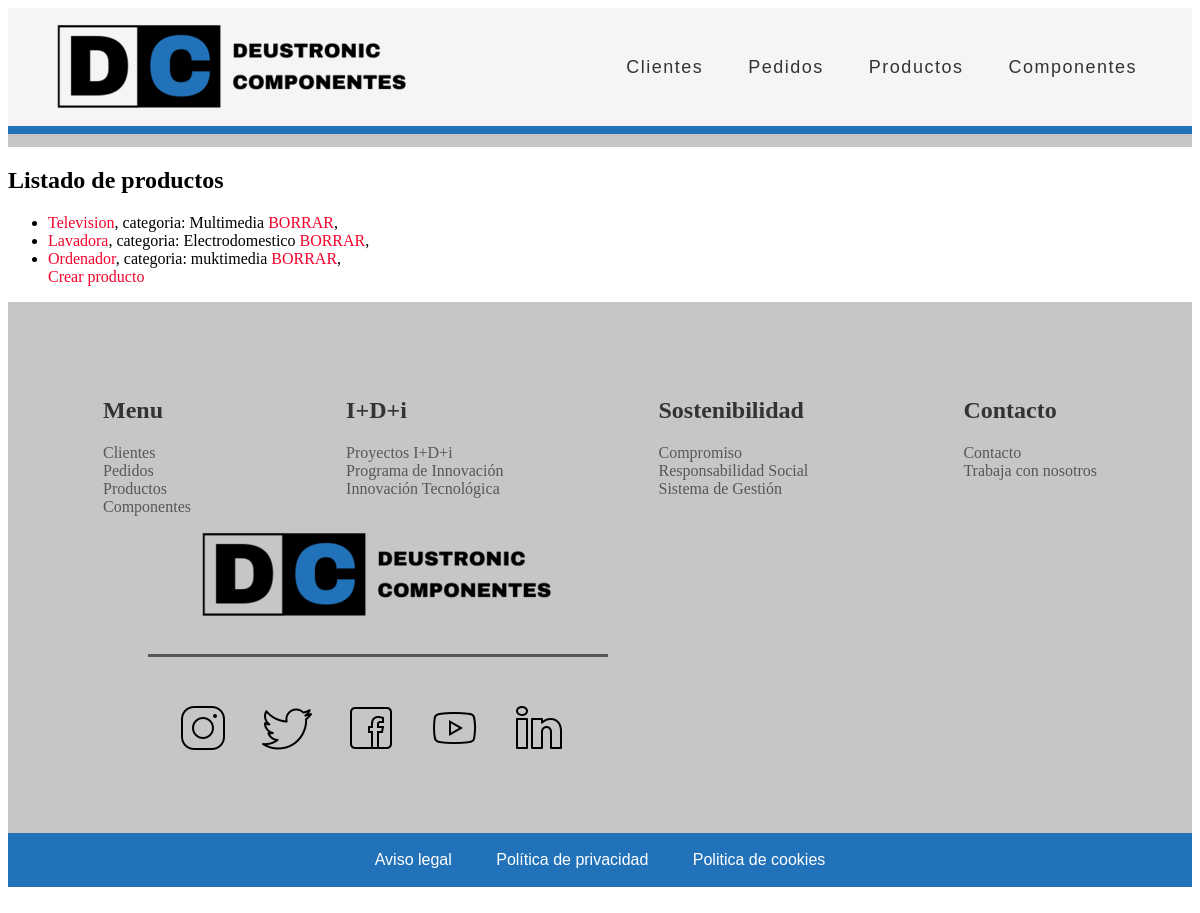
The page /appGestionPedidos/producto/list on the database its author committed.
### appGestionPedidos/models.py (models this page shows, shortened)
class Producto(models.Model):
    referencia = models.IntegerField(unique=True)
    precio = models.FloatField()
    nombre = models.CharField(max_length=16)
    descripcion = models.CharField(max_length=60)
    categoria = models.CharField(max_length=16)
    componente = models.ManyToManyField(Componente)

### appGestionPedidos/views.py (the view)
# urls.py: path('producto/list', views.ProductoListView.as_view(), name='producto'),
class ProductoListView(ListView):
    model = Producto

### appGestionPedidos/templates/appGestionPedidos/producto_list.html (shortened to what this page needs)
{% extends "base.html" %}
{% block contenido %}
    <h2>Listado de productos</h2>
    {% if producto_list %}
        <ul>
        {% for producto in producto_list %}
            <li>
                <a href="/appGestionPedidos/producto_list/{{ producto.id }}">{{ producto.nombre }}</a>, categoria: {{ producto.categoria }}
                <a href="/appGestionPedidos/eliminar-producto/{{ producto.id }}">BORRAR</a>,
            </li>
        {% endfor %}
        <a href="/appGestionPedidos/producto/create">Crear producto</a>
        </ul>
    {% else %}
    <p>No hay prodcutos creados.</p>
    <a href="/appGestionPedidos/producto/create">Crear producto</a>
    {% endif %}
{% endblock %}

### appGestionPedidos/static/CSS/estilos.css (style rules this page uses)
a:link, a:visited { color: rgb(243, 3, 43); text-decoration: none; }

### rows shown on the page
Producto: nombre "Television", categoria "Multimedia"
Producto: nombre "Lavadora", categoria "Electrodomestico"
Producto: nombre "Ordenador", categoria "muktimedia"
